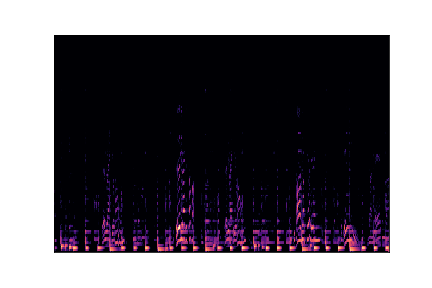
#> input picture data/images_original/blues/blues00011.png, 432 x 288 px; its folder holds 3 pictures in this run
$ jupyter execute --allow-errors SVM.ipynb
#> lines starting #> are read from the running program, lines starting #| are printed output that depends on the picture
# SVM

[cell 1]
import os
import librosa
import itertools
import numpy as np
import pandas as pd
import matplotlib.pyplot as plt
from scipy.stats import kurtosis
from scipy.stats import skew
import cv2 #!pip install opencv-python
from scipy.optimize import minimize
import librosa
import librosa.display


#> (the rest of this cell did not finish here and is left out)

[cell 2]
IMG = './data/images_original/'
#IMG = './dataset/'
img_dataset = []
genre_target = []
genres = {}
classes = []
i = 0
for root, dirs, files in os.walk(IMG):
    for name in files:
        filename = os.path.join(root, name)
        img_dataset.append(filename)
        genre = filename.split('\\')[0].split('/')[-1]
        genre_target.append(genre)

        if(genre not in genres):
            classes.append(genre)
            genres[genre] = i
            i+=1
#> pass 2 of the loop `for root, dirs, files in os.walk(IMG):`:
#> pass 3 of the loop `for root, dirs, files in os.walk(IMG):`:

print(classes)

img = cv2.imread(img_dataset[0],0)
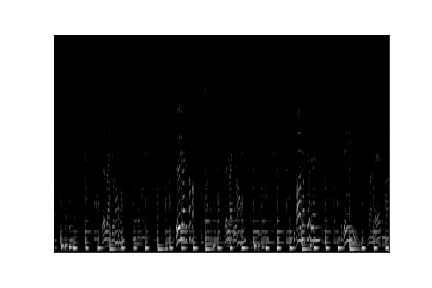
#> img: shape (288, 432); min 0, max 255, mean 108.6
print("Initial shape:",img.shape)
#| Initial shape: (288, 432)

plt.imshow(img, interpolation = 'bicubic', cmap='viridis')
plt.title("Espectrograma de Mel")
plt.axis('off')
plt.show()

Para quitar el borde que vemos amarillo y no aporta nada solo cogemos los pixeles que esten dentro del spectograma

[cell 3]
def crop_borders(img,x1=35,x2=252,y1=54,y2=389):
#> called with x1 = 35, x2 = 252, y1 = 54, y2 = 389
    cropped = img[x1:x2,y1:y2]
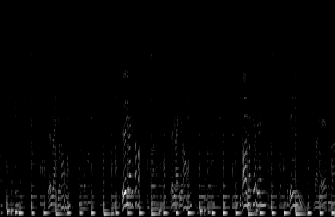
#> cropped: shape (217, 335); min 0, max 239, mean 6
#| Shape: (217, 335)
    return cropped

def get_y():
    '''Convierte los generos en un array de targets y'''
    y = []
    for genre in genre_target:
        n = genres[genre]
        y.append(n)
    return np.array(y)

def get_x(shape=[999,217*335], flag=0):
#> called with flag = 0
    x = np.empty(shape, np.uint8)
    for i in range(len(img_dataset)):
        img = cv2.imread(img_dataset[i],flag)
        img = crop_borders(img)
        #img = crop_borders(img,x1=50,x2=252,y1=54,y2=244)
        x[i] = img.ravel()
#> pass 2 of the loop in get_x, `for i in range(len(img_dataset)):`:
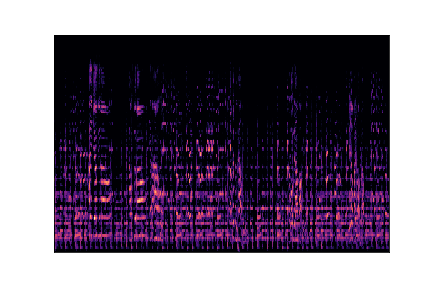
#> input picture data/images_original/blues/blues00004.png, 432 x 288 px
#> in get_x, `img = cv2.imread(img_dataset[i],flag)`:
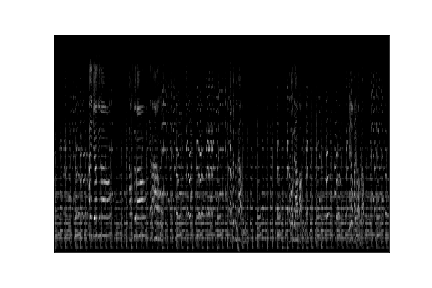
#> img: shape (288, 432); min 0, max 255, mean 115.1
#> in crop_borders (call 3), `cropped = img[x1:x2,y1:y2]`:
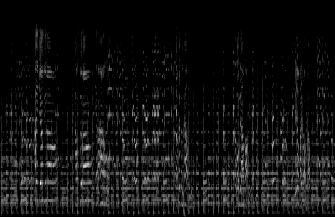
#> cropped: shape (217, 335); min 0, max 245, mean 17.1
#> pass 3 of the loop in get_x, `for i in range(len(img_dataset)):`:
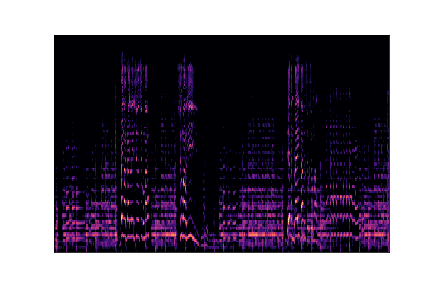
#> input picture data/images_original/blues/blues00005.png, 432 x 288 px
#> in get_x, `img = cv2.imread(img_dataset[i],flag)`:
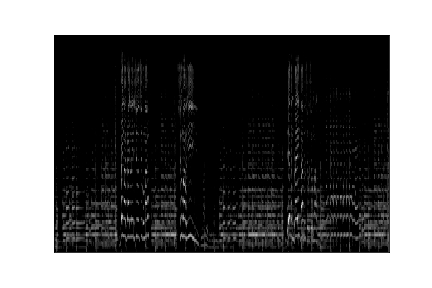
#> img: shape (288, 432); min 0, max 255, mean 112
#> in crop_borders (call 4), `cropped = img[x1:x2,y1:y2]`:
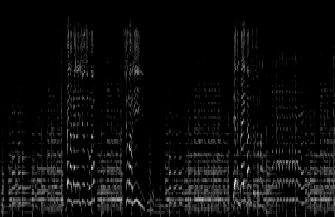
#> cropped: shape (217, 335); min 0, max 233, mean 11.8
#> the loop made 4 passes; the first 3 are shown
    return np.array(x).T

[cell 4]
# Helper to plot confusion matrix -- from Scikit-learn website
# [28 lines left out: function plot_confusion_matrix, not called in this run]

[cell 5]
img = cv2.imread(img_dataset[0],0)
img = crop_borders(img)
#img = crop_borders(img,x1=50,x2=252,y1=54,y2=244) #crop to low scale
print("Shape:",img.shape)

plt.imshow(img, interpolation = 'bicubic', cmap='viridis')
plt.title("Espectrograma de Mel")
plt.axis('off')
plt.show()

[cell 6]
X = get_x(shape=[999,img.ravel().shape[0]]).T
y = get_y()

m = len(y)
num_labels = 10 #estilos de musica diferente

print(X.shape, y.shape)
#| (999, 72695) (4,)

## SVM con Imagen Completa

#> (a cell that did not finish here is left out)

[cell 8]
params = {
    "cls__C": [0.5, 1, 2, 5],
    "cls__kernel": ['rbf', 'linear', 'sigmoid'],
}

#> (the rest of this cell did not finish here and is left out)

#> (a cell that did not finish here is left out)

#> (a cell that did not finish here is left out)

[cell 11]
plt.figure(figsize=(10,10))
#> (the rest of this cell did not finish here and is left out)

[cell 12]
genres_pred = {}
for k,v in genres.items():
    genres_pred[v] = k

genres_pred

#> (the rest of this cell did not finish here and is left out)
